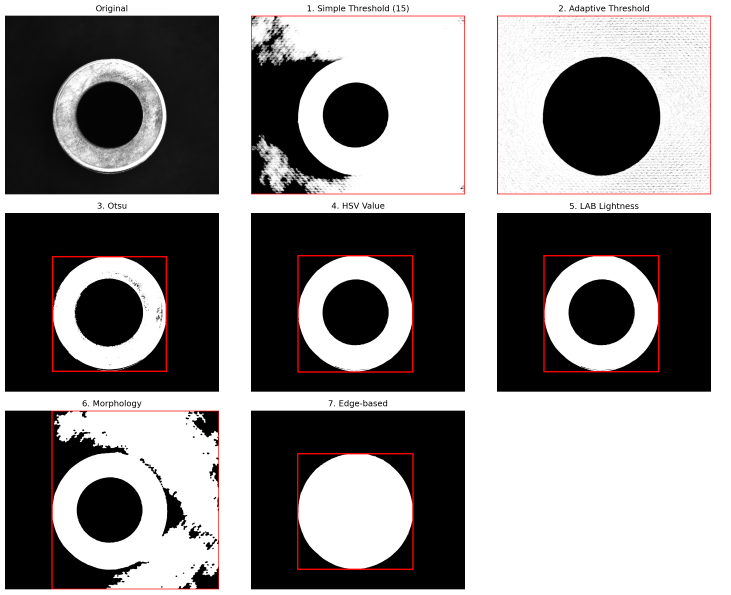
#> input picture oring_detection_test_Image_20260130155645509.png, 2191 x 1783 px (shown at 1/3 size)
$ python -i bin_and_crop.py   (imports and definitions only)
#> lines starting #> are read from the running program, lines starting #| are printed output that depends on the picture; after the words box and inside, x2 and y2 are one past the last pixel; in counts of white or black regions, pixels touching at a corner belong together
"""
Camera-Binning Simulation + Background Crop Pipeline

Simulates 2×2 binning (averaging) to halve resolution from 2448×2048 → 1224×1024,
then crops away dark background pixels and resizes/pads to a fixed 720×720 output
so no further padding is needed during training.

Steps:
    1. 2×2 pixel binning (average pooling) — halves both dimensions
    2. Background subtraction → binary mask of foreground
    3. Morphological cleanup of the mask
    4. Bounding-box crop with configurable padding
    5. Resize to fit within 720×720 (maintaining aspect ratio)
    6. Pad with background color to exactly 720×720

Input:  Original 2448×2048 BMP images
Output: 720×720 binned + cropped images (BMP by default)

Usage:
    python binning_pipeline/bin_and_crop.py --input "Original Data/model1defect2" --output binned/model1defect2
    python binning_pipeline/bin_and_crop.py --input "Original Data/notok2" --output binned/notok2
    python binning_pipeline/bin_and_crop.py --all   # process all default folders

Author: GitHub Copilot
Date: February 14, 2026
"""

import argparse
import csv
import os
import sys
from pathlib import Path
from typing import Tuple, Optional

import cv2
import numpy as np


# ─── Defaults ─────────────────────────────────────────────────────────────
BG_VALUE = 18           # background grey level
BG_THRESHOLD = 30      # pixels with |gray - bg| > this are foreground
PAD_PX = 20            # padding around bounding box (in binned pixels)
MORPH_KERNEL = 15      # morphological kernel size for mask cleanup
TARGET_SIZE = 720      # fixed output size (720×720)

WORKSPACE = Path(__file__).resolve().parent.parent
DEFAULT_PAIRS = [
    # ("Original Data/model1defect2", "binned/model1defect2"),
    # ("Original Data/notok2",        "binned/notok2"),
    ("Original Data/notok3",        "binned/notok3"),
    # ("Original Data/notok",        "binned/notok"),
    # ("Original Data/model1good",   "binned/model1good"),
    # ("Original Data/good",         "binned/good"),
    # ("Original Data/model1defect", "binned/model1defect"),
    ("Original Data/model1defect3", "binned/model1defect3"),
]


# ─── Core functions ──────────────────────────────────────────────────────

def binning_2x2(image: np.ndarray) -> np.ndarray:
    """Simulate 2×2 camera binning via average pooling.

    Each 2×2 block of pixels is replaced by their average.
    This halves both width and height.

    Uses cv2.resize with INTER_AREA which is equivalent to 2×2 average
    pooling at exactly 2× downscale, but ~160× faster than numpy reshape.
    """
    h, w = image.shape[:2]
    return cv2.resize(image, (w // 2, h // 2), interpolation=cv2.INTER_AREA)


def foreground_bbox(gray: np.ndarray,
                    bg_value: int = BG_VALUE,
                    threshold: int = BG_THRESHOLD,
                    morph_k: int = MORPH_KERNEL) -> Optional[Tuple[int, int, int, int]]:
    """Find bounding box (x, y, w, h) of the o-ring foreground."""
    diff = cv2.absdiff(gray, np.full_like(gray, bg_value))
    _, mask = cv2.threshold(diff, threshold, 255, cv2.THRESH_BINARY)

    # Clean up noise
    k = cv2.getStructuringElement(cv2.MORPH_ELLIPSE, (morph_k, morph_k))
    mask = cv2.morphologyEx(mask, cv2.MORPH_OPEN, k, iterations=2)
    mask = cv2.morphologyEx(mask, cv2.MORPH_CLOSE, k, iterations=2)

    coords = cv2.findNonZero(mask)
    if coords is None:
        return None
    return cv2.boundingRect(coords)


def crop_to_foreground(image: np.ndarray,
                       bg_value: int = BG_VALUE,
                       threshold: int = BG_THRESHOLD,
                       pad: int = PAD_PX,
                       target_size: int = TARGET_SIZE) -> Tuple[np.ndarray, dict]:
    """Crop image to foreground bounding box, then resize + pad to target_size×target_size.

    The image is first cropped to the o-ring bounding box (with padding),
    then resized to fit within target_size×target_size while maintaining
    aspect ratio, and finally padded with bg_value to exactly target_size×target_size.

    Returns (output_image, info_dict).
    """
    h, w = image.shape[:2]
    gray = cv2.cvtColor(image, cv2.COLOR_BGR2GRAY) if len(image.shape) == 3 else image

    bbox = foreground_bbox(gray, bg_value, threshold)
    if bbox is None:
        # Fallback: use entire image
        bbox = (0, 0, w, h)

    bx, by, bw, bh = bbox

    # Apply padding
    x1 = max(0, bx - pad)
    y1 = max(0, by - pad)
    x2 = min(w, bx + bw + pad)
    y2 = min(h, by + bh + pad)

    cropped = image[y1:y2, x1:x2]
    ch, cw = cropped.shape[:2]

    # Resize to fit within target_size×target_size, maintaining aspect ratio
    scale = min(target_size / cw, target_size / ch)
    if scale < 1.0:
        # Only downscale if needed (never upscale to avoid artifacts)
        new_w = int(cw * scale)
        new_h = int(ch * scale)
        resized = cv2.resize(cropped, (new_w, new_h), interpolation=cv2.INTER_AREA)
    else:
        resized = cropped
        new_w, new_h = cw, ch

    # Pad to exactly target_size×target_size with background color
    if len(image.shape) == 3:
        canvas = np.full((target_size, target_size, image.shape[2]),
                         bg_value, dtype=np.uint8)
    else:
        canvas = np.full((target_size, target_size), bg_value, dtype=np.uint8)

    # Center the resized image on the canvas
    offset_x = (target_size - new_w) // 2
    offset_y = (target_size - new_h) // 2
    canvas[offset_y:offset_y + new_h, offset_x:offset_x + new_w] = resized

    info = {
        "bbox": (bx, by, bw, bh),
        "crop_region": (x1, y1, x2, y2),
        "crop_size": (cw, ch),
        "scale": round(scale, 4),
        "resized_size": (new_w, new_h),
        "offset": (offset_x, offset_y),
        "final_size": (target_size, target_size),
    }
    return canvas, info


def process_image(input_path: str,
                  output_path: str,
                  bg_value: int = BG_VALUE,
                  threshold: int = BG_THRESHOLD,
                  pad: int = PAD_PX,
                  target_size: int = TARGET_SIZE,
                  save_mask: bool = False) -> Optional[dict]:
    """Full pipeline: load → bin → crop → resize/pad to 720×720 → save."""
#> called with output_path = 'out.png', bg_value = 18, threshold = 30, pad = 20, target_size = 720, save_mask = False
    img = cv2.imread(input_path)
#> img is the input picture: shape (1783, 2191, 3); mean B, G, R 139.7, 139.7, 142.2
    if img is None:
        print(f"  ✗ Cannot read: {input_path}")
        return None

    orig_h, orig_w = img.shape[:2]
#> orig_h = 1783; orig_w = 2191

    # Step 1: 2×2 binning
    binned = binning_2x2(img)
#> in binning_2x2, `return cv2.resize(image, (w // 2, h // 2), interpolation=cv2.INTER_AREA)`:
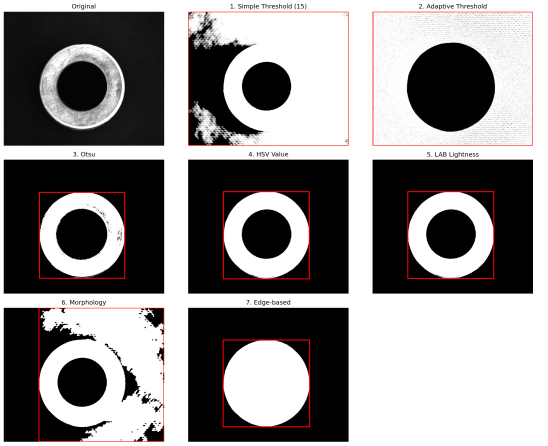
#> returned value: shape (891, 1095, 3) (shown at 1/2 size); mean of channels 0, 1, 2 139.7, 139.7, 142.2; drawn as B, G, R
    bin_h, bin_w = binned.shape[:2]
#> bin_h = 891; bin_w = 1095

    # Step 2: crop to foreground + resize/pad to target_size×target_size
    result, crop_info = crop_to_foreground(
        binned, bg_value, threshold, pad, target_size)
#> in crop_to_foreground, `gray = cv2.cvtColor(image, cv2.COLOR_BGR2GRAY) if len(image.shape) == ..`:
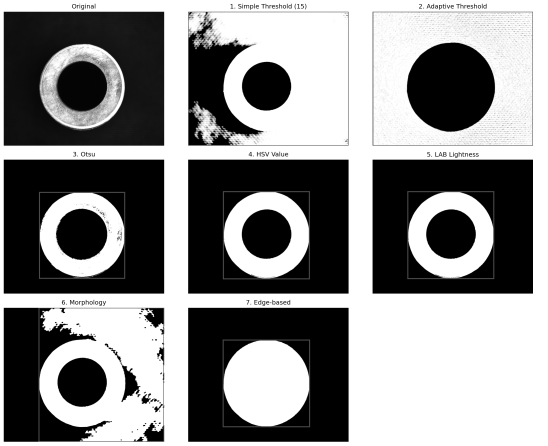
#> gray: shape (891, 1095) (shown at 1/2 size); min 0, max 255, mean 140.4
#> in foreground_bbox, `_, mask = cv2.threshold(diff, threshold, 255, cv2.THRESH_BINARY)`:
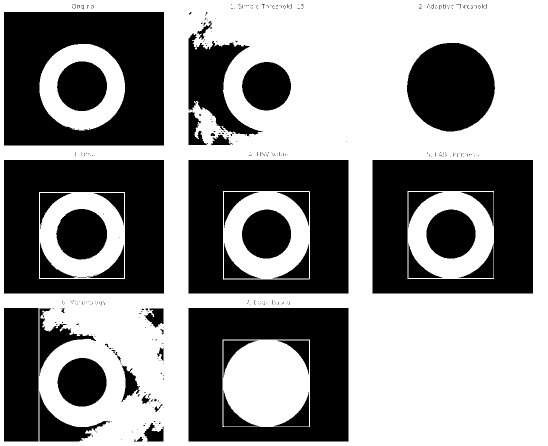
#> mask: shape (891, 1095) (shown at 1/2 size); 56.7% white; 420 black regions (372 under 20 px), largest, box (x1, y1, x2, y2) and area: (8, 24, 328, 291) 62274, (8, 320, 328, 587) 55512, (745, 320, 1066, 587) 55259
#> in foreground_bbox, `mask = cv2.morphologyEx(mask, cv2.MORPH_OPEN, k, iterations=2)`:
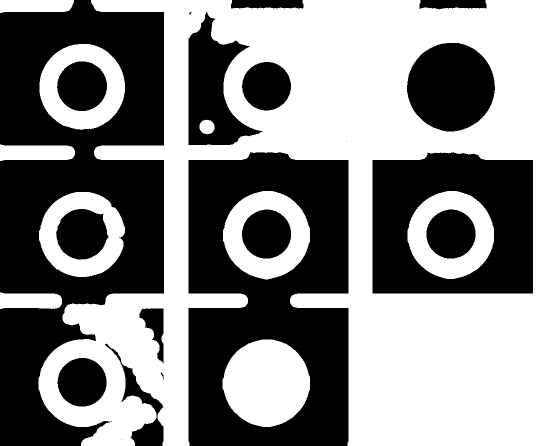
#> mask: shape (891, 1095) (shown at 1/2 size); 52.6% white; 20 black regions (4 under 20 px), largest, box (x1, y1, x2, y2) and area: (0, 0, 328, 891) 166723, (377, 304, 697, 891) 130030, (745, 304, 1066, 587) 63602
#> in foreground_bbox, `mask = cv2.morphologyEx(mask, cv2.MORPH_CLOSE, k, iterations=2)`:
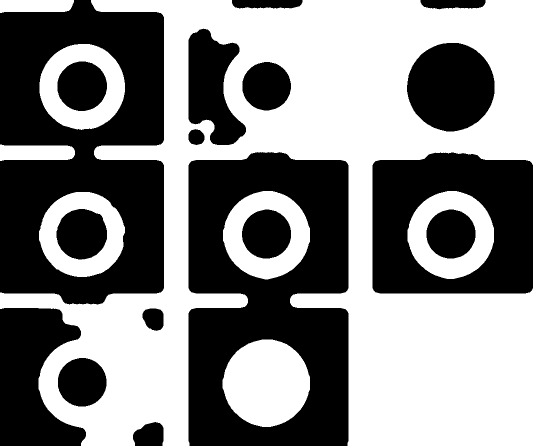
#> mask: shape (891, 1095) (shown at 1/2 size); 53.5% white; 17 black regions, largest, box (x1, y1, x2, y2) and area: (0, 0, 328, 609) 133215, (377, 304, 697, 891) 129720, (745, 305, 1066, 587) 63374
#> in foreground_bbox, `coords = cv2.findNonZero(mask)`: coords = contour of 521875 points, box (x1, y1, x2, y2) (0, 0, 1095, 891), area 62660
#> in crop_to_foreground, `bbox = foreground_bbox(gray, bg_value, threshold)`: bbox = (0, 0, 1095, 891)
#> in crop_to_foreground, `bx, by, bw, bh = bbox`: bx = 0; bw = 1095; bh = 891
#> in crop_to_foreground, `x1 = max(0, bx - pad)`: x1 = 0
#> in crop_to_foreground, `x2 = min(w, bx + bw + pad)`: x2 = 1095
#> in crop_to_foreground, `y2 = min(h, by + bh + pad)`: y2 = 891
#> in crop_to_foreground, `resized = cv2.resize(cropped, (new_w, new_h), interpolation=cv2.INTER_..`:
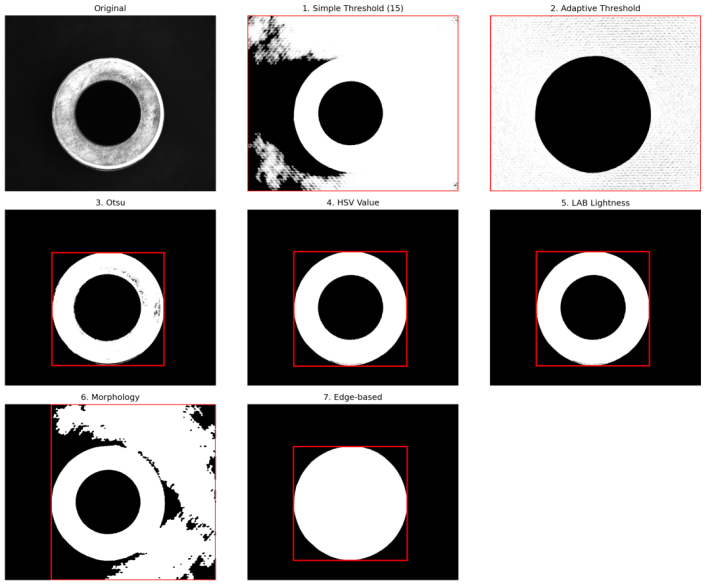
#> resized: shape (585, 720, 3); mean B, G, R 139.7, 139.7, 142.2
#> in crop_to_foreground, `canvas[offset_y:offset_y + new_h, offset_x:offset_x + new_w] = resized`:
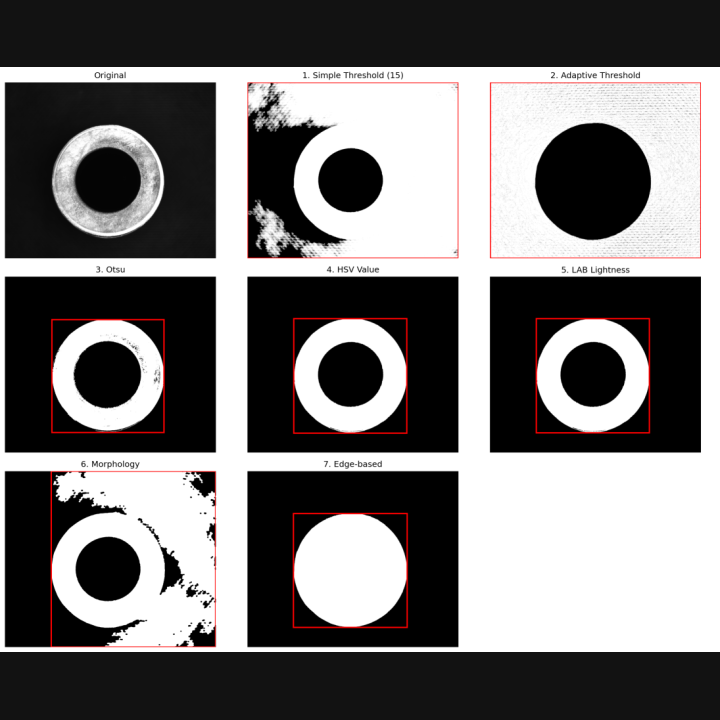
#> canvas: shape (720, 720, 3); mean B, G, R 116.9, 116.9, 118.9
#> in crop_to_foreground, `info = { "bbox": (bx, by, bw, bh), "crop_region": (x1, y1, x2, y2), "c..`: info = {'bbox': (0, 0, 1095, 891), 'crop_region': (0, 0, 1095, 891), 'crop_size': (1095, 891), 'scale': 0.657, 'resized_size': (720, 585), 'offset': (0, 67), 'final_size': (720, 720)}
#> crop_info has the same summary as info in crop_to_foreground
    final_h, final_w = result.shape[:2]
#> final_h = 720; final_w = 720

    # Save output
    os.makedirs(os.path.dirname(output_path), exist_ok=True)
    cv2.imwrite(output_path, result)

    # Optionally save the binary mask for inspection
    if save_mask:
        mask_dir = os.path.join(os.path.dirname(output_path), "masks")
        os.makedirs(mask_dir, exist_ok=True)
        gray_bin = cv2.cvtColor(binned, cv2.COLOR_BGR2GRAY)
        bbox = foreground_bbox(gray_bin, bg_value, threshold)
        if bbox is not None:
            diff = cv2.absdiff(gray_bin, np.full_like(gray_bin, bg_value))
            _, mask = cv2.threshold(diff, threshold, 255, cv2.THRESH_BINARY)
            k = cv2.getStructuringElement(cv2.MORPH_ELLIPSE, (MORPH_KERNEL, MORPH_KERNEL))
            mask = cv2.morphologyEx(mask, cv2.MORPH_OPEN, k, iterations=2)
            mask = cv2.morphologyEx(mask, cv2.MORPH_CLOSE, k, iterations=2)
            mask_path = os.path.join(mask_dir, Path(output_path).stem + "_mask.png")
            cv2.imwrite(mask_path, mask)

    return {
        "filename": os.path.basename(input_path),
        "original_size": f"{orig_w}x{orig_h}",
        "binned_size": f"{bin_w}x{bin_h}",
        "final_size": f"{final_w}x{final_h}",
        "crop_size": f"{crop_info['crop_size'][0]}x{crop_info['crop_size'][1]}",
        "scale": crop_info["scale"],
        "offset": crop_info["offset"],
        "bbox": crop_info["bbox"],
    }


# [121 lines left out: functions process_folder, main, not called in this run]


# [2 lines not run here, left out]

>>> result = process_image('../oring_detection_test_Image_20260130155645509.png', 'out.png')
#> result = 8 items
